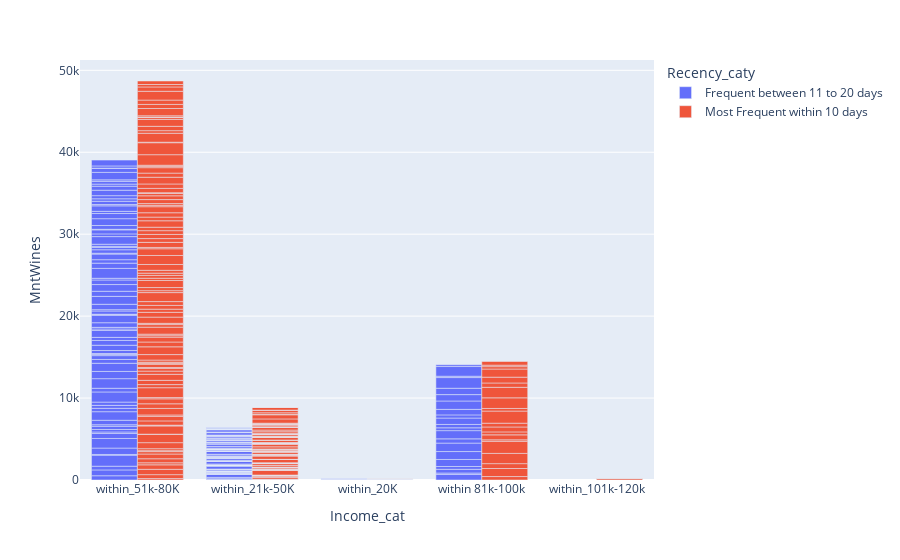

This figure's notebook cell:
### Code cell
px.bar(recent_items,x = recent_items["Income_cat"],y = recent_items['MntWines'],color=recent_items['Recency_caty'],barmode='group')

### Figure 1 — Plotly figure (JSON) as saved in the notebook; plotly's stock layout.template omitted (floating-point values rounded to 4 significant figures; data arrays with more than 128 entries replaced by an {"elided": "..."} marker saying what was removed)
{"data": [{"alignmentgroup": "True", "hovertemplate": "Recency_caty=Frequent between 11 to 20 days<br>Income_cat=%{x}<br>MntWines=%{y}<extra></extra>", "legendgroup": "Frequent between 11 to 20 days", "marker": {"color": "#636efa", "pattern": {"shape": ""}}, "name": "Frequent between 11 to 20 days", "offsetgroup": "Frequent between 11 to 20 days", "orientation": "v", "showlegend": true, "textposition": "auto", "type": "bar", "x": {"elided": "214 str values"}, "xaxis": "x", "y": {"elided": "214 int values"}, "yaxis": "y"}, {"alignmentgroup": "True", "hovertemplate": "Recency_caty=Most Frequent within 10 days<br>Income_cat=%{x}<br>MntWines=%{y}<extra></extra>", "legendgroup": "Most Frequent within 10 days", "marker": {"color": "#EF553B", "pattern": {"shape": ""}}, "name": "Most Frequent within 10 days", "offsetgroup": "Most Frequent within 10 days", "orientation": "v", "showlegend": true, "textposition": "auto", "type": "bar", "x": {"elided": "230 str values"}, "xaxis": "x", "y": {"elided": "230 int values"}, "yaxis": "y"}], "layout": {"barmode": "group", "legend": {"title": {"text": "Recency_caty"}, "tracegroupgap": 0}, "margin": {"t": 60}, "xaxis": {"anchor": "y", "domain": [0, 1], "title": {"text": "Income_cat"}}, "yaxis": {"anchor": "x", "domain": [0, 1], "title": {"text": "MntWines"}}}}
